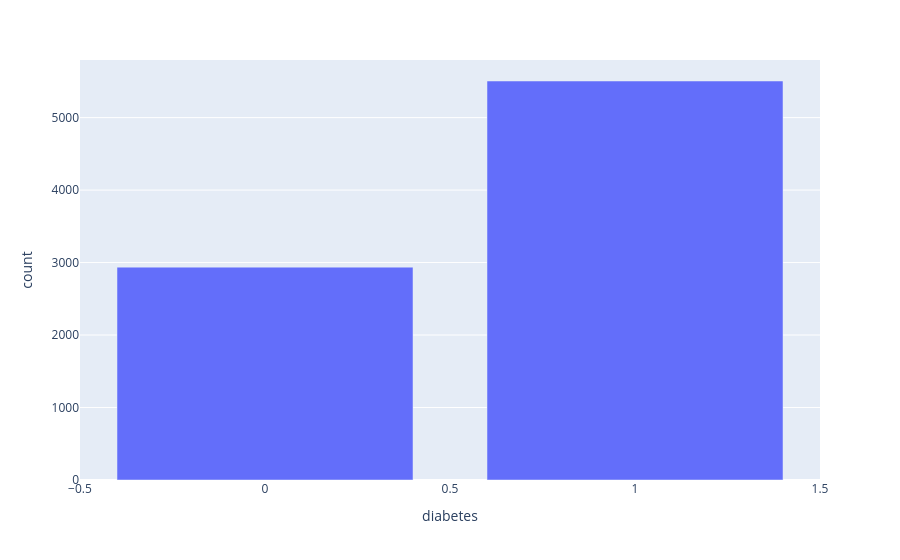
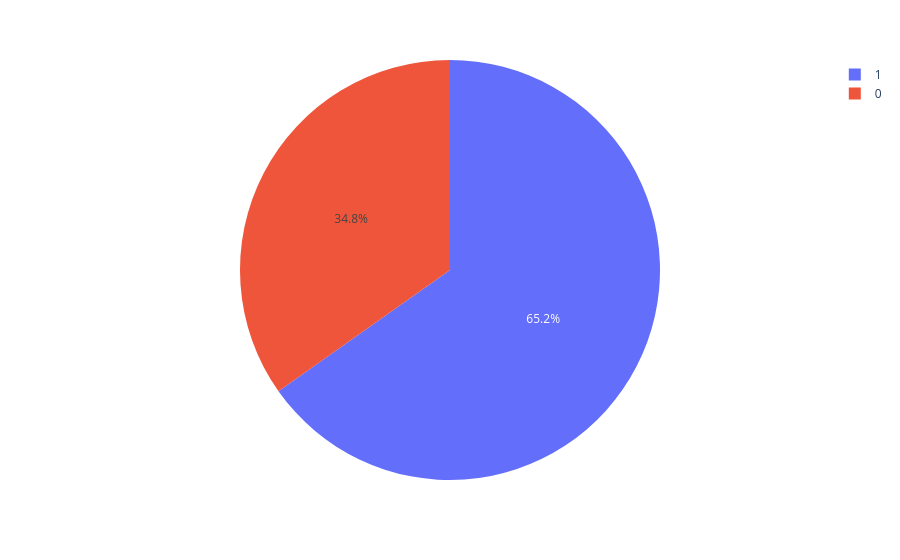
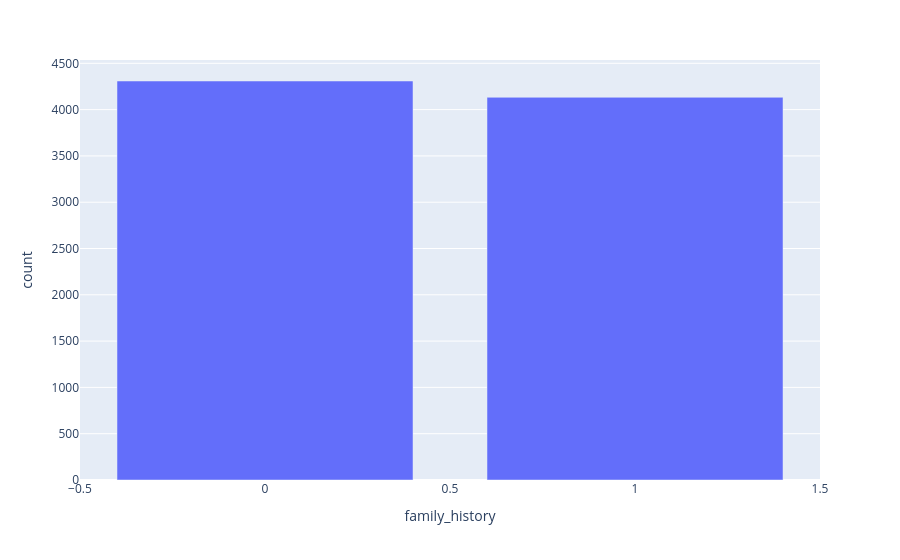
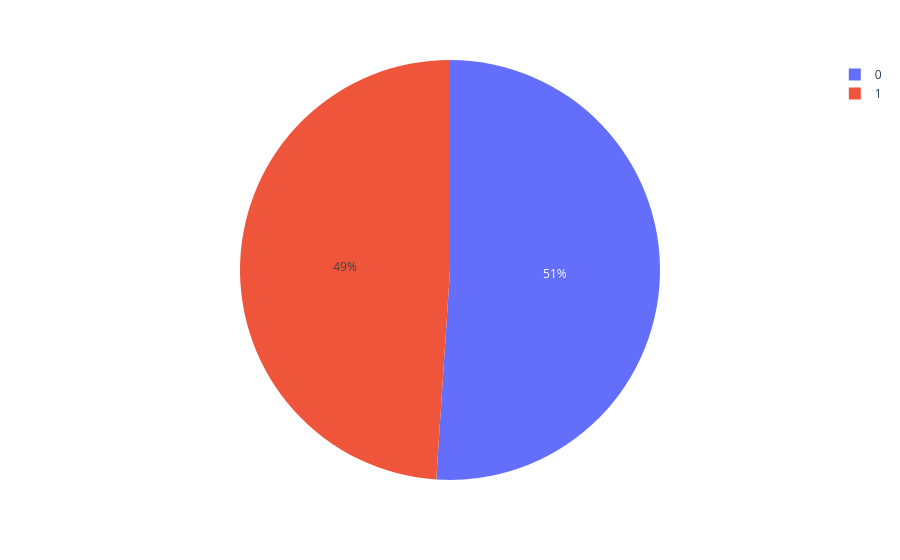

Write notebook code for charts like these, in order.
### Code cell
for cat_column_name in cat_cols:
    print("-" * 50)
    print(f"Диаграммы {cat_column_name}")
    show_bar_pie(df_heart_train, cat_column_name)

### Figure 1 — Plotly figure (JSON) as saved in the notebook; plotly's stock layout.template omitted (floating-point values rounded to 4 significant figures)
{"data": [{"hovertemplate": "diabetes=%{x}<br>count=%{y}<extra></extra>", "legendgroup": "", "marker": {"color": "#636efa", "pattern": {"shape": ""}}, "name": "", "orientation": "v", "showlegend": false, "textposition": "auto", "type": "bar", "x": [0.0, 1.0], "xaxis": "x", "y": [2937, 5505], "yaxis": "y"}], "layout": {"barmode": "relative", "legend": {"tracegroupgap": 0}, "margin": {"t": 60}, "xaxis": {"anchor": "y", "domain": [0, 1], "title": {"text": "diabetes"}}, "yaxis": {"anchor": "x", "domain": [0, 1], "title": {"text": "count"}}}}

### Figure 2 — Plotly figure (JSON) as saved in the notebook; plotly's stock layout.template omitted (floating-point values rounded to 4 significant figures)
{"data": [{"domain": {"x": [0, 1], "y": [0, 1]}, "hovertemplate": "diabetes=%{label}<br>count=%{value}<extra></extra>", "labels": [0.0, 1.0], "legendgroup": "", "name": "", "showlegend": true, "type": "pie", "values": [2937, 5505]}], "layout": {"legend": {"tracegroupgap": 0}, "margin": {"t": 60}}}

### Figure 3 — Plotly figure (JSON) as saved in the notebook; plotly's stock layout.template omitted (floating-point values rounded to 4 significant figures)
{"data": [{"hovertemplate": "family_history=%{x}<br>count=%{y}<extra></extra>", "legendgroup": "", "marker": {"color": "#636efa", "pattern": {"shape": ""}}, "name": "", "orientation": "v", "showlegend": false, "textposition": "auto", "type": "bar", "x": [0.0, 1.0], "xaxis": "x", "y": [4309, 4133], "yaxis": "y"}], "layout": {"barmode": "relative", "legend": {"tracegroupgap": 0}, "margin": {"t": 60}, "xaxis": {"anchor": "y", "domain": [0, 1], "title": {"text": "family_history"}}, "yaxis": {"anchor": "x", "domain": [0, 1], "title": {"text": "count"}}}}

### Figure 4 — Plotly figure (JSON) as saved in the notebook; plotly's stock layout.template omitted (floating-point values rounded to 4 significant figures)
{"data": [{"domain": {"x": [0, 1], "y": [0, 1]}, "hovertemplate": "family_history=%{label}<br>count=%{value}<extra></extra>", "labels": [0.0, 1.0], "legendgroup": "", "name": "", "showlegend": true, "type": "pie", "values": [4309, 4133]}], "layout": {"legend": {"tracegroupgap": 0}, "margin": {"t": 60}}}
